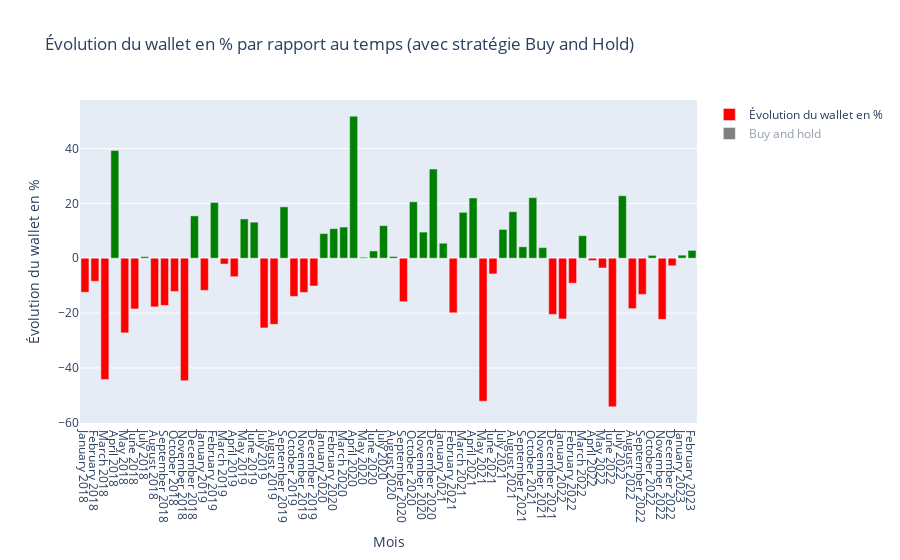

The notebook cell this image was saved under:
### Code cell
data=Bot.Get_DataPaire([ListePaire],Periode_Debut,Periode_Fin,"M2")
rapport,data_temp=Bot.Get_SimulationGain(data,"ETHUSDT",10000)
Bot.Get_Graphe_SimulationGain(data_temp)
